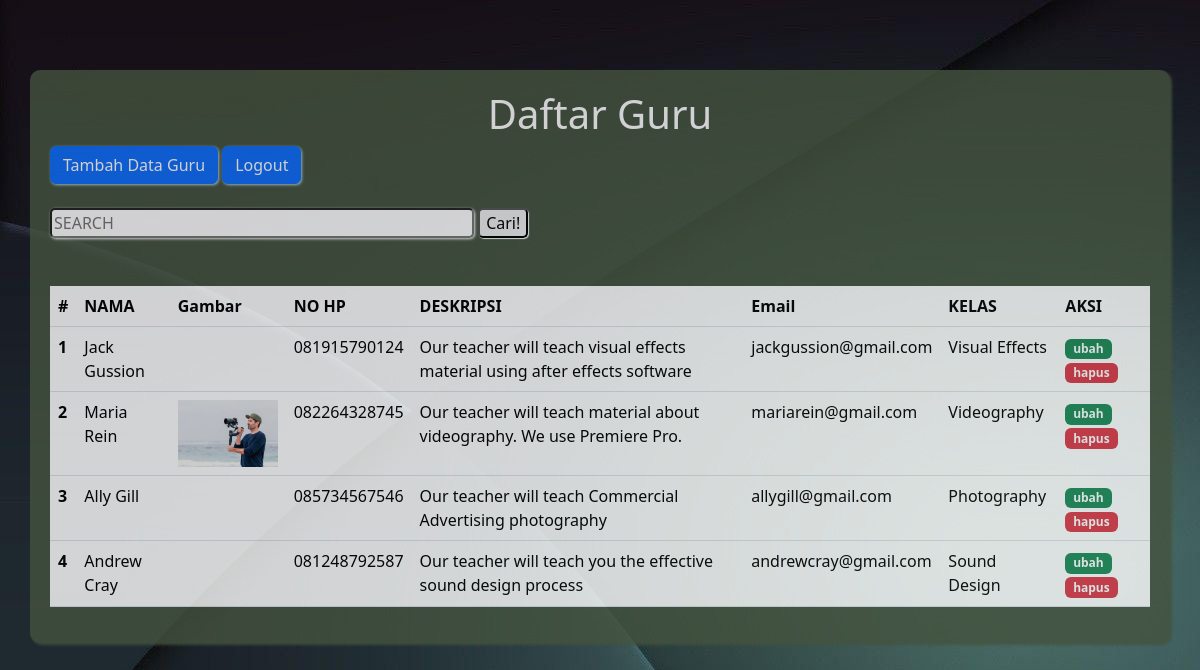
The page /admin/admin.php (signed in) on the database its author committed.
### tables this page shows
CREATE TABLE `guru` (
  `id` int(11) NOT NULL,
  `nama_guru` varchar(255) NOT NULL,
  `gambar` varchar(255) NOT NULL,
  `description` varchar(255) NOT NULL,
  `no_hp` char(15) NOT NULL,
  `email` varchar(255) NOT NULL,
  `kelas` varchar(255) NOT NULL
);

### functions.php (called while the page is built, shortened)
<?php
function koneksi () {
  $conn = mysqli_connect('localhost', 'root', '','pw2024_tubes_233040001');
  return $conn;
}
function query ($query) {
  $conn = koneksi();
  $result = mysqli_query ($conn, $query);
  $rows = [];
  while ($row = mysqli_fetch_assoc($result)){
    $rows[] = $row;
  }
  return $rows;
}
?>

### admin/admin.php (the view, shortened to what this page needs)
<?php
require '../functions.php';
$guru = query("SELECT * FROM guru" );
?>
<!doctype html>
<html lang="en">
  <head>
    <link href="https://cdn.jsdelivr.net/npm/bootstrap@5.3.3/dist/css/bootstrap.min.css" rel="stylesheet">
    <link rel="stylesheet" href="../css/admin.css">
  </head>
  <body>
  <div class="container">
		<h1  style="text-align: center;">Daftar Guru</h1>
    <a href="tambah.php" class="btn btn-primary">Tambah Data Guru</a>
    <a href="../logout.php" class="btn btn-primary">Logout</a>
    <br><br>
    <form action="" method="post">
      <input type="text" name="keyword" size="40"  placeholder="SEARCH" autocomplete="off">
      <button type="submit" name="cari">Cari!</button>
    </form>
    <br><br>
	<table class="table">
  <thead>
    <tr>
      <th scope="col">#</th>
      <th scope="col">NAMA</th>
      <th scope="col">Gambar</th>
      <th scope="col">NO HP</th>
      <th scope="col">DESKRIPSI</th>
      <th scope="col">Email</th>
      <th scope="col">KELAS</th>
      <th scope="col">AKSI</th>
    </tr>
  </thead>
  <tbody>
<?php $i = 1;
foreach($guru as $gurus) : ?>
    <tr>
      <th scope="row"><?= $i; ?></th>
      <td><?= $gurus['nama_guru']; ?></td>
      <td><img src="../img/teachers/<?= $gurus['gambar']; ?>" width="100" alt=""></td>
      <td><?= $gurus['no_hp']; ?></td>
      <td><?= $gurus['description']; ?></td>
      <td><?= $gurus['email']; ?></td>
      <td><?= $gurus['kelas']; ?></td>
      <td>
        <a href="ubah.php?id=<?= $gurus['id']; ?>" class="badge text-bg-success text-decoration-none">ubah</a>
        <a href="hapus.php?id=<?= $gurus['id']; ?>" onclick="return confirm('yakin?');" class="badge text-bg-danger text-decoration-none">hapus</a>
      </td>
    </tr>
    <?php $i++; ?>
  <?php endforeach; ?>
  </tbody>
</table>
	</div>
  </body>
</html>

### css/admin.css (style rules this page uses)
body { background-image: url(../img/admin/admin_background.jpg); }
.container { background-color: #44533f; border-radius: 10px; padding: 20px; box-shadow: 2px 2px 3px #44533f; margin-top: 70px; opacity: .8; }
h1 { color: #fff; }
input { box-shadow: 1px 1px 3px #fff; border-radius: 5px; }
.btn { box-shadow: 1px 1px 3px lightblue; }
button { box-shadow: 1px 1px 1px #fff; border-radius: 5px; }

### rows shown on the page
guru: nama_guru "Jack Gussion", no_hp "081915790124", description "Our teacher will teach visual effects material using after effects software", email "jackgussion@gmail.com", kelas "Visual Effects"
guru: nama_guru "Maria Rein", gambar (picture), no_hp "082264328745", description "Our teacher will teach material about videography. We use Premiere Pro.", email "mariarein@gmail.com", kelas "Videography"
guru: nama_guru "Ally Gill", no_hp "085734567546", description "Our teacher will teach Commercial Advertising photography", email "allygill@gmail.com", kelas "Photography"
guru: nama_guru "Andrew Cray", no_hp "081248792587", description "Our teacher will teach you the effective sound design process", email "andrewcray@gmail.com", kelas "Sound Design"
